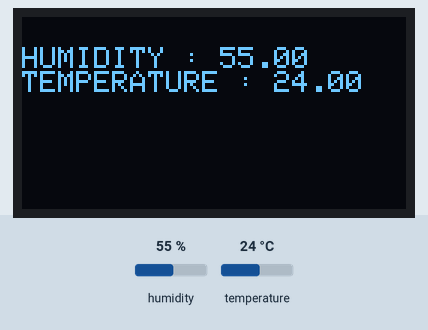
Simulated run of this sketch. Board: Raspberry Pi Pico. Shown: 128×64 one-colour display. The test bench sets the inputs (shaded band); at power-on: humidity 55 %, temperature 24 °C.

Above: at 6.7 s.
6.8 s: humidity set to 22 %
At 10.9 s:
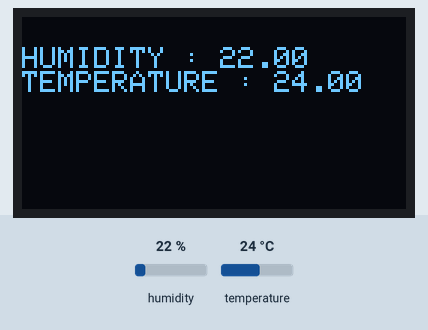
15.9 s: temperature set to 12 °C
At 19.0 s:
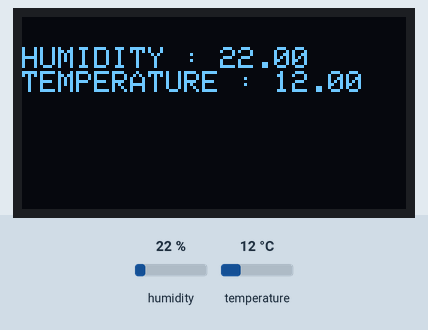
24.1 s: humidity set to 40 %
At 27.1 s:
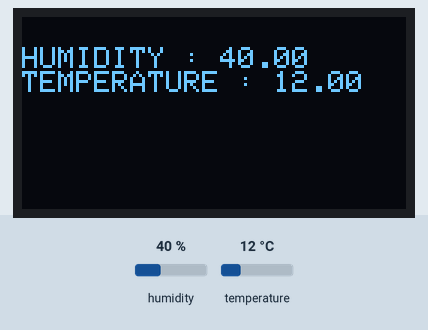
32.3 s: temperature set to 19 °C
Timing chart, 0 to 35.3 s (numbered marks = the images above; inputs shaded):
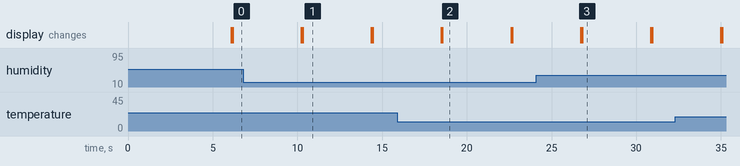

Measured:
- after the input at 6.8 s, the display: first differs from a run without the input after 3.5 s (image 1)
- after the input at 15.9 s, the display: first differs from a run without the input after 2.7 s (image 2)
- after the input at 24.1 s, the display: first differs from a run without the input after 2.7 s (image 3)
- what the display in image 1 shows lasts 4.1 s, from 10.3 s to 14.4 s

The sketch:

robot.ino
```cpp
#include <Wire.h>
#include <Adafruit_GFX.h>
#include <Adafruit_SSD1306.h>
#include <Adafruit_Sensor.h>
#include <DHT.h>

#define SCREEN_WIDTH 128
#define SCREEN_HEIGHT 64

#define DHTPIN 2
#define DHTTYPE DHT11

DHT dht(DHTPIN, DHTTYPE);


Adafruit_SSD1306 display(SCREEN_WIDTH, SCREEN_HEIGHT, &Wire, -1);


void setup() {

  dht.begin();

  Wire.setSDA(12);
  Wire.setSCL(13);
  display.begin(SSD1306_SWITCHCAPVCC, 0x3C);
  Wire.begin();
  Serial.begin(115200);

  if(!display.begin(SSD1306_SWITCHCAPVCC, 0x3C)) {
    Serial.println(F("SSD1306 allocation failed"));
  }

  delay(2000);
  display.clearDisplay();
  display.setTextSize(1);
  display.setTextColor(WHITE);
  display.setCursor(0, 10);


}

void loop() {

  delay(2000);
  float hum = dht.readHumidity();
  float temp = dht.readTemperature();
  float F = dht.readTemperature(true);

  if(isnan(hum)||isnan(temp)||isnan(F)) {
    Serial.println("Failed to read from DHT sensor!");
    return;
  }

  delay(2000);

  display.clearDisplay();
  display.setCursor(0,10);
  display.print("HUMIDITY : ");
  display.display();
  display.println(hum);
  display.display();

  display.print("TEMPERATURE : ");
  display.display();
  display.println(temp);
  display.display();
}
```
